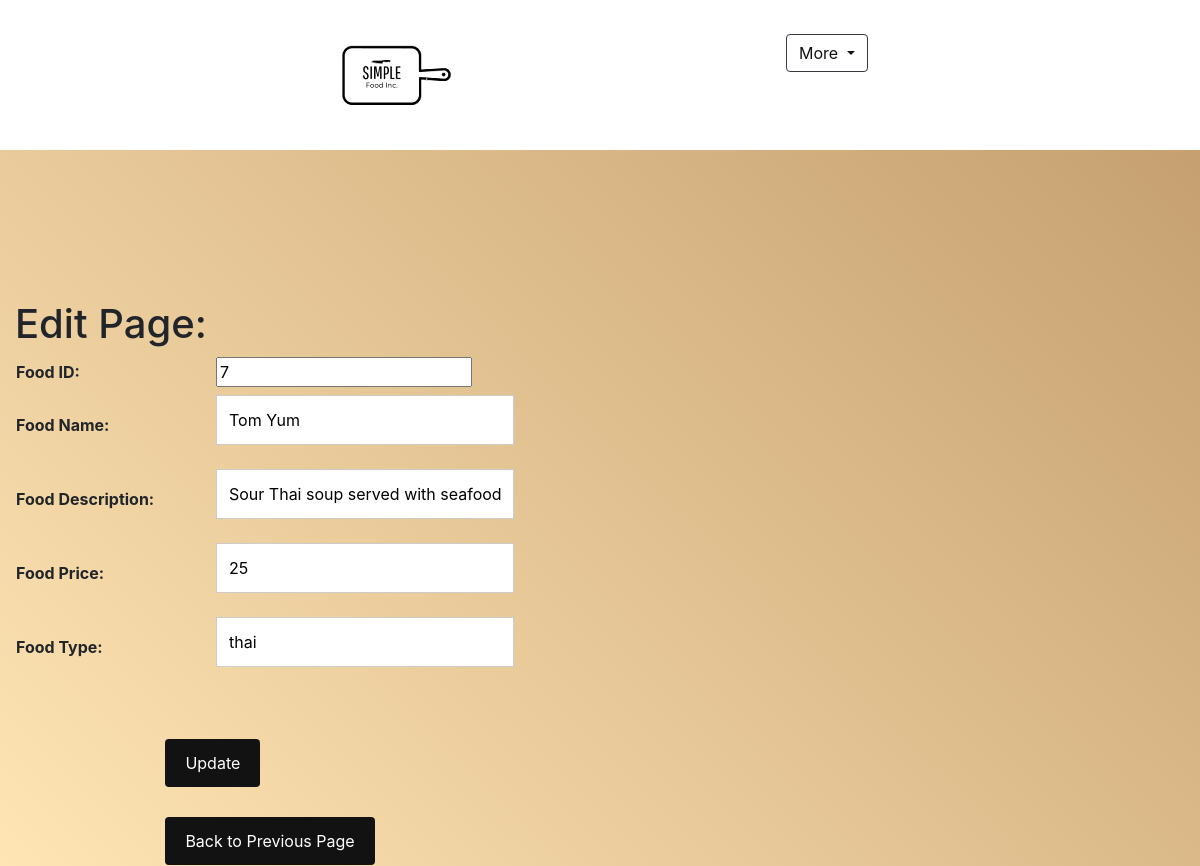
Page /editFood.php?id=7 on the committed database.
### tables this page shows
CREATE TABLE IF NOT EXISTS `food` (
  `food_ID` int(11) NOT NULL AUTO_INCREMENT,
  `food_name` varchar(50) NOT NULL,
  `food_description` varchar(255) NOT NULL,
  `food_price` int(11) NOT NULL,
  `food_img` text NOT NULL,
  `food_type` varchar(50) NOT NULL,
  PRIMARY KEY (`food_ID`)
);

### editFood.php (the view, shortened to what this page needs)
<!DOCTYPE html>
<html lang="en">
<head>
    <link rel="stylesheet" href="https://stackpath.bootstrapcdn.com/bootstrap/4.3.1/css/bootstrap.min.css">
</head>
<?php
include "header.php";
?>
<?php
    include "conn.php";
    $id = $_GET['id'];
    $sql = "select * from food where food_ID = $id";
    $result = mysqli_query($conn, $sql);
    if($rows = mysqli_fetch_array($result)){
        $name = $rows['food_name'];
        $description = $rows['food_description'];
        $price = $rows['food_price'];
        $type = $rows['food_type'];
    }
?>
<body>
    <div class="container-fluid">
        <div class="row edit">
            <div class="col-12">
                <h1>Edit Page: </h1>
                <form method="post" action="updateFood.php">
                <table>
                <tr>
                    <th width="200px">Food ID:</th>
                    <td width="300px">
                    <input type="number" name="food_ID" value="<?php echo $id;?>" readonly/>
                    </td>
                </tr>
                <tr>
                    <th width="200px">Food Name:</th>
                    <td width="300px">
                    <input type="text" name="food_name" value="<?php echo $name;?>"
                    required>
                    </td>
                </tr>
                <tr>
                    <th width="200px">Food Description:</th>
                    <td width="300px">
                    <input type="text" name="food_description" value="<?php echo $description;?>"
                    required>
                    </td>
                </tr>
                <tr>
                    <th width="200px">Food Price:</th>
                    <td width="300px">
                    <input type="text" name="food_price" value="<?php echo $price;?>"
                    required>
                    </td>
                </tr>
                <tr>
                    <th width="200px">Food Type:</th>
                    <td width="200px">
                    <input type="text" name="food_type" value="<?php echo $type;?>" required>
                    </td>
                <tr><td colspan="2">
                <br/>
                <input type="submit" class='btn btn-outline-dark btn-reg' value="Update"/>
                <input type="submit" class='btn btn-outline-dark btn-reg' value="Back to Previous Page" formaction="addEditFood.php"/>
                </td>
                </tr>
            </table>
            </form>
            </div>
        </div>
    </div>
</body>
</html>

### editFood.php (style rules this page uses)
body { background: linear-gradient(45deg, rgba(255,229,180,1) 0%, rgba(193,154,107,1) 100%); }
.edit { margin-top: 300px; }

### header.php (style rules this page uses)
.btn-outline-dark { color: #131212; }
.btn-reg { margin-left: 30%; margin-top: 6%; }
* { box-sizing: border-box; }
input[type=text], select, textarea { width: 100%; padding: 12px; border: 1px solid #ccc; margin-top: 6px; margin-bottom: 16px; resize: vertical; }
input[type=submit] { background-color: #131212; color: white; padding: 12px 20px; border: none; cursor: pointer; }
.row:after { content: ""; display: table; clear: both; }

### rows in the picture
food: food_name "Tom Yum", food_description "Sour Thai soup served with seafood.", food_price "25", food_type "thai"
